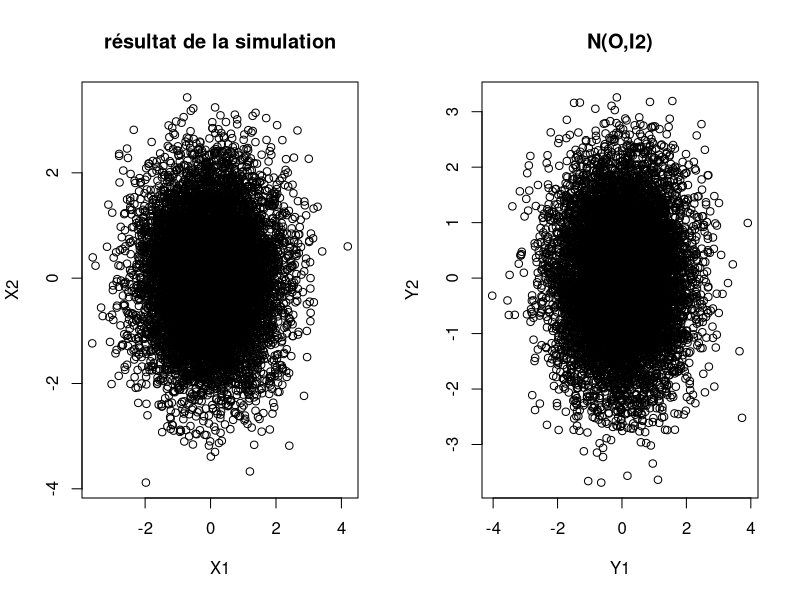

This chart was generated by the following R code:
#### TP03 part 3 : Méthode de Box Muller

## Exercice 2 question 2
##données
n<-10000

X1<-function(x){
  return( sqrt(2*rexp(x,1))*cos(2*pi*runif(x,0,1)))
}
X2<-function(x){
  return(sqrt(2*rexp(x,1))*sin(2*pi*runif(x,0,1)))
}

X2(n); X1(n)

Y1<-rnorm(n)
Y2<-rnorm(n)

par(mfrow=c(1,2))
plot(X1(n),X2(n),xlab="X1",ylab="X2",
     main="résultat de la simulation")
plot(Y1,Y2,main="N(O,I2)")

#end